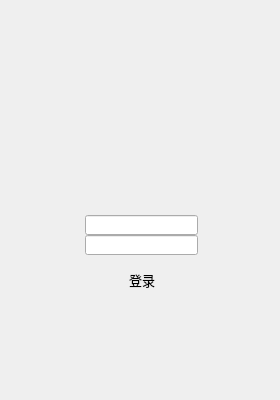
<?xml version="1.0" encoding="UTF-8"?>
<ui version="4.0">
 <class>LoginDialog</class>
 <widget class="QDialog" name="LoginDialog">
  <property name="geometry">
   <rect>
    <x>0</x>
    <y>0</y>
    <width>280</width>
    <height>400</height>
   </rect>
  </property>
  <property name="windowTitle">
   <string>Dialog</string>
  </property>
  <widget class="QLabel" name="label">
   <property name="geometry">
    <rect>
     <x>0</x>
     <y>0</y>
     <width>280</width>
     <height>400</height>
    </rect>
   </property>
   <property name="frameShadow">
    <enum>QFrame::Sunken</enum>
   </property>
   <property name="text">
    <string/>
   </property>
   <property name="pixmap">
    <pixmap>../build-MyWechat-Desktop_Qt_5_14_2_MinGW_32_bit-Debug/imgs/login.jpg</pixmap>
   </property>
   <property name="scaledContents">
    <bool>true</bool>
   </property>
  </widget>
  <widget class="QLineEdit" name="userLineEdit">
   <property name="geometry">
    <rect>
     <x>85</x>
     <y>215</y>
     <width>113</width>
     <height>20</height>
    </rect>
   </property>
   <property name="alignment">
    <set>Qt::AlignCenter</set>
   </property>
  </widget>
  <widget class="QLineEdit" name="pwdLineEdit">
   <property name="geometry">
    <rect>
     <x>85</x>
     <y>235</y>
     <width>113</width>
     <height>20</height>
    </rect>
   </property>
   <property name="echoMode">
    <enum>QLineEdit::Password</enum>
   </property>
   <property name="alignment">
    <set>Qt::AlignCenter</set>
   </property>
  </widget>
  <widget class="QPushButton" name="loginPushButton">
   <property name="geometry">
    <rect>
     <x>36</x>
     <y>258</y>
     <width>212</width>
     <height>43</height>
    </rect>
   </property>
   <property name="font">
    <font>
     <family>微软雅黑</family>
     <pointsize>10</pointsize>
     <weight>50</weight>
     <bold>false</bold>
    </font>
   </property>
   <property name="text">
    <string>登录</string>
   </property>
   <property name="flat">
    <bool>true</bool>
   </property>
  </widget>
 </widget>
 <resources/>
 <connections/>
</ui>
